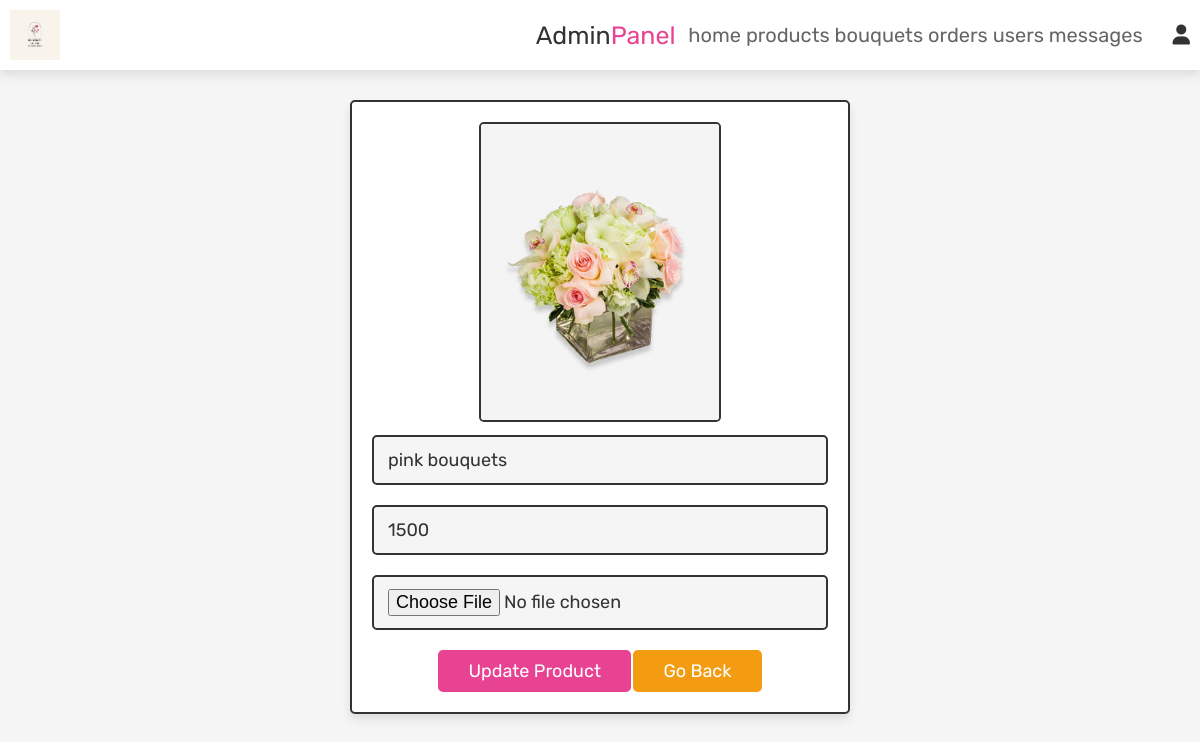
Screenshot of /admin_update_bouquets.php?update=5 (signed in) with the database file from the repository.
### tables this page shows
CREATE TABLE `bouquets` (
  `id` int(11) NOT NULL,
  `name` varchar(110) NOT NULL,
  `image` varchar(110) NOT NULL,
  `price` int(110) NOT NULL
);

### admin_update_bouquets.php (the view, shortened to what this page needs)
<?php
@include 'config.php';
?>
<!DOCTYPE html>
<html lang="en">
<head>
   <link rel="stylesheet" href="https://cdnjs.cloudflare.com/ajax/libs/font-awesome/6.0.0/css/all.min.css">
   <link rel="stylesheet" href="css/admin_style.css">
</head>
<body>
<?php @include 'admin_header.php'; ?>
<section class="update-product">
<?php
   $update_id = $_GET['update'];
   $select_bouquets = mysqli_query($conn, "SELECT * FROM `bouquets` WHERE id = '$update_id'") or die('query failed');
   if(mysqli_num_rows($select_bouquets) > 0){
      while($fetch_bouquets = mysqli_fetch_assoc($select_bouquets)){
?>
<form action="" method="post" enctype="multipart/form-data">
   <img src="uploaded_img/<?php echo $fetch_bouquets['image']; ?>" class="image"  alt="">
   <input type="text" class="box" value="<?php echo $fetch_bouquets['name']; ?>" required placeholder="update product name" name="name">
   <input type="number" min="0" class="box" value="<?php echo $fetch_bouquets['price']; ?>" required placeholder="update product price" name="price">
      <input type="file" accept="image/jpg, image/jpeg, image/png" class="box" name="image">
   <input type="submit" value="update product" name="update_product" class="btn">
   <a href="admin_bouquets.php" class="option-btn">go back</a>
</form>
<?php
      }
   }else{
      echo '<p class="empty">no update product select</p>';
   }
?>
</section>

### css/admin_style.css (style rules this page uses)
:root { --pink:#e84393; --red:#c0392b; --orange:#f39c12; --black:#333; --white:#fff; --light-color:#666; --light-white:#ccc; --light-bg:#f5f5f5; --border:.2rem solid var(--black); --box-shadow:0 .5rem 1rem rgba(0,0,0,.1); }
* { font-family: 'Rubik', sans-serif; margin:0; padding:0; box-sizing: border-box; outline: none; border:none; text-decoration: none; transition:all .2s linear; }
html { font-size: 62.5%; overflow-x: hidden; scroll-behavior: smooth; scroll-padding-top: 6.5rem; }
body { background: var(--light-bg); }
section { padding:3rem 2rem; }
.btn, .delete-btn, .option-btn { display: inline-block; border-radius: .5rem; margin-top: 1rem; font-size: 1.8rem; color:var(--white); cursor: pointer; padding:1rem 3rem; text-transform: capitalize; }
.btn { background-color: var(--pink); }
.option-btn { background-color: var(--orange); }
.update-product form { max-width: 50rem; border-radius: .5rem; background-color: var(--white); border:var(--border); padding:2rem; text-align: center; margin:0 auto; box-shadow: var(--box-shadow); }
.update-product form .box { width: 100%; margin:1rem 0; font-size: 1.8rem; color:var(--black); border-radius: .5rem; background-color: var(--light-bg); padding:1.2rem 1.4rem; border:var(--border); }
.update-product .image { height: 30rem; border:var(--border); border-radius: .5rem; }

### rows the page displays
bouquets: image (picture), name "pink bouquets", price "1500"
